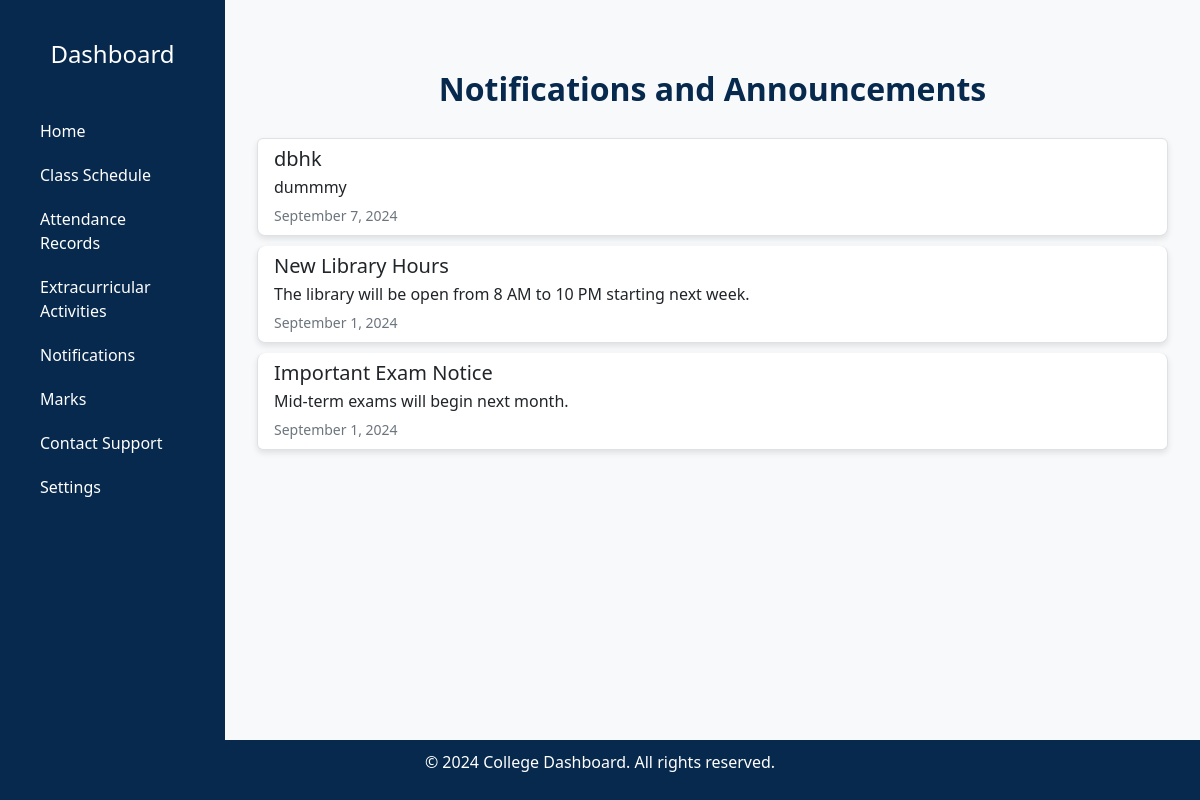
Screenshot of /notifications.php (signed in) with the database file from the repository.
### tables this page shows
CREATE TABLE IF NOT EXISTS `notifications` (
  `id` int NOT NULL AUTO_INCREMENT,
  `title` varchar(255) NOT NULL,
  `content` text NOT NULL,
  `date_posted` date NOT NULL,
  `course` varchar(50) DEFAULT 'all',
  `year` varchar(10) DEFAULT 'all',
  PRIMARY KEY (`id`)
);

### notifications.php (the view, shortened to what this page needs)
<?php
$servername = "localhost";
$username = "root";
$password = "";
$dbname = "college_dashboard";
$conn = new mysqli($servername, $username, $password, $dbname);
$enrollment_number = $_SESSION['enrollment_number'];
$student_sql = "SELECT course, year FROM student_info WHERE enrollment_number = ?";
$stmt = $conn->prepare($student_sql);
$stmt->bind_param("i", $enrollment_number);
$stmt->execute();
$student_result = $stmt->get_result();
if ($student_result->num_rows > 0) {
    $student = $student_result->fetch_assoc();
    $student_course = $student['course'];
    $student_year = $student['year'];
} else {
    echo "Error: Student not found.";
    exit();
}
$notification_sql = "SELECT * FROM notifications
                     WHERE (course = ? OR course = 'all')
                     AND (year = ? OR year = 'all')
                     ORDER BY date_posted DESC";
$stmt = $conn->prepare($notification_sql);
$stmt->bind_param("ss", $student_course, $student_year);
$stmt->execute();
$notifications_result = $stmt->get_result();
?>
<!DOCTYPE html>
<html lang="en">
<head>
    <link href="https://cdn.jsdelivr.net/npm/bootstrap@5.3.0-alpha3/dist/css/bootstrap.min.css" rel="stylesheet">
</head>
<body>
    <?php include('header.php') ?>
    <div class="content-wrapper">
        <div class="container">
            <h2 class="notification-header">Notifications and Announcements</h2>
            <?php if ($notifications_result->num_rows > 0): ?>
                <div class="list-group">
                    <?php while ($row = $notifications_result->fetch_assoc()): ?>
                        <a href="#" class="list-group-item list-group-item-action">
                            <h5 class="mb-1"><?php echo htmlspecialchars($row['title']); ?></h5>
                            <p class="mb-1"><?php echo htmlspecialchars($row['content']); ?></p>
                            <small><?php echo date("F j, Y", strtotime($row['date_posted'])); ?></small>
                        </a>
                    <?php endwhile; ?>
                </div>
            <?php else: ?>
                <div class="alert alert-warning">No notifications available at the moment.</div>
            <?php endif; ?>
        </div>
    </div>
    <div class="footer">
        <p>&copy; 2024 College Dashboard. All rights reserved.</p>
    </div>
</body>
</html>

### notifications.php (style rules this page uses)
body { background-color: #f7f9fb; margin: 0; padding: 0; display: flex; min-height: 100vh; flex-direction: column; }
.content-wrapper { margin-left: 225px; flex-grow: 1; padding: 20px; background-color: #f7f9fb; }
.container { max-width: 1000px; margin: 0 auto; padding-top: 50px; }
.notification-header { text-align: center; color: #07294d; margin-bottom: 30px; font-weight: 600; font-size: 2rem; }
.list-group-item { background-color: #ffffff; border: 1px solid #ddd; border-radius: 8px; margin-bottom: 10px; box-shadow: 0px 3px 6px rgba(0, 0, 0, 0.1); transition: transform 0.2s ease; }
h5 { color: #07294d; }
small { color: #6c757d; }
.footer { background-color: #07294d; color: white; text-align: center; padding: 10px 0; position: relative; width: 100%; bottom: 0; flex-shrink: 0; }

### header.php (style rules this page uses)
body, html { margin: 0; padding: 0; width: 100%; height: 100%; background-color: #f0f0f0; }

### rows the page displays
notifications: title "dbhk", content "dummmy", date_posted "September 7, 2024"
notifications: title "New Library Hours", content "The library will be open from 8 AM to 10 PM starting next week.", date_posted "September 1, 2024"
notifications: title "Important Exam Notice", content "Mid-term exams will begin next month.", date_posted "September 1, 2024"
